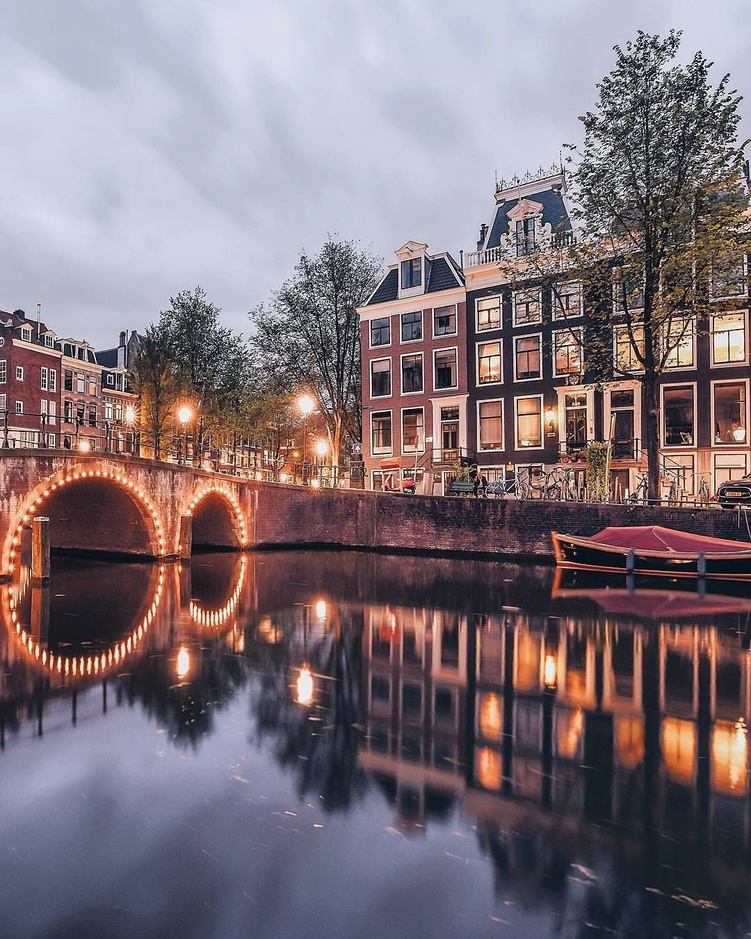
#> input picture img5.jpg, 751 x 939 px, shrunk from 1080 x 1350 before the run
$ python main.py
#> lines starting #> are read from the running program, lines starting #| are printed output that depends on the picture; long printed decimals are rounded
import json
import numpy as np
from matplotlib import pyplot as plt
from skimage.transform import AffineTransform, warp
from skimage.io import imread, imshow, show
from skimage.exposure import histogram

settings= {
    'parameter_0':'img5.jpg',
    'parameter_1': -40, # shift x
    'parameter_2': -23, # shift y
    'parameter_3': 0.7, # scale x
    'parameter_4': 1.7, # scale y
    'parameter_5': 56, # angle of rotation
}

# пишем в файл
with open('settings.json', 'w') as fp:
     json.dump(settings, fp)

# читаем из файла
with open('settings.json') as json_file:
    json_data = json.load(json_file)

fig = plt.figure(figsize=(10, 5))

fig.add_subplot(2,2,1)
imshow(json_data['parameter_0'])

img = imread(json_data['parameter_0'])
#> img is the input picture: shape (939, 751, 3); mean R, G, B 126.3, 113.8, 120.8
tform = AffineTransform(scale=[json_data['parameter_3'],json_data['parameter_4']], rotation=json_data['parameter_5'], translation=[json_data['parameter_1'],json_data['parameter_2']])
print(type(tform))
new_img = warp(img, tform.inverse) # Деформируйте изображение в соответствии с заданным преобразованием координат.
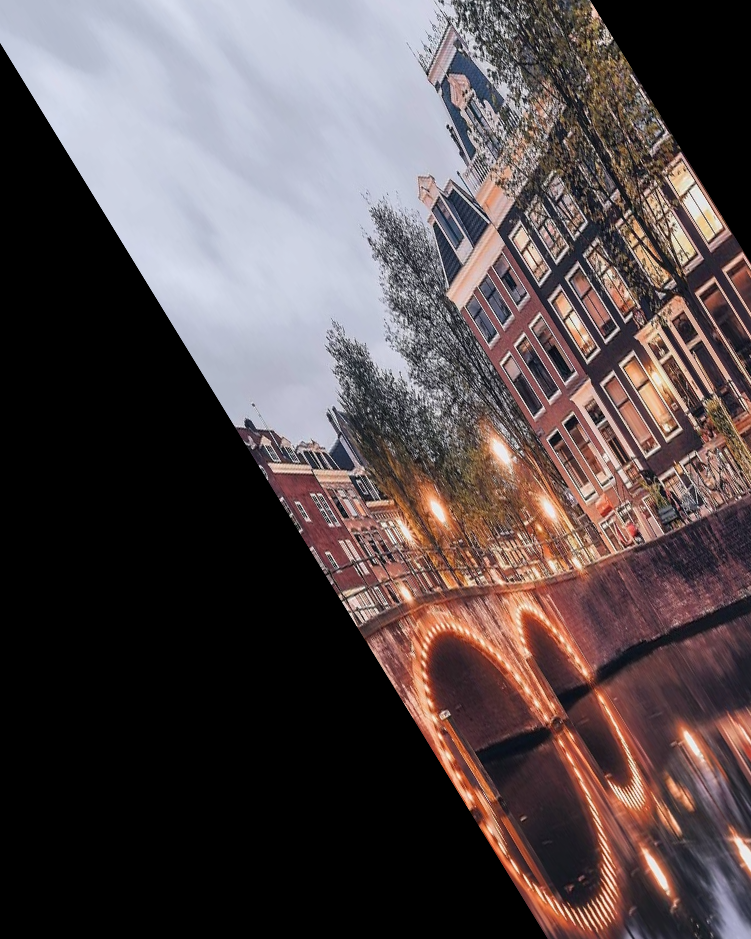
#> new_img: shape (939, 751, 3) float64; mean R, G, B 0.341, 0.298, 0.303
fig.add_subplot(2,2,2)
print(new_img[1,1,:])
#| [0.7216 0.749 0.8196]
new_img*=255
print(type(new_img.dtype))
#| <class 'numpy.dtypes.Float64DType'>
imshow(new_img.astype(np.uint8))

hist_red_num_1, bins_red_num_1 = histogram(img[:,:,0])
#> hist_red_num_1 = 256 values, max 12003 at index 201, min 147 at index 2, mean 2754.6; bins_red_num_1 = 256 values from 0 to 255
hist_green_num_1, bins_green_num_1 = histogram(img[:,:,1])
#> hist_green_num_1 = 256 values, max 12308 at index 208, min 105 at index 248, mean 2754.6; bins_green_num_1 = 256 values from 0 to 255
hist_blue_num_1, bins_blue_num_1 = histogram(img[:,:,2])
#> hist_blue_num_1 = 256 values, max 13027 at index 224, min 56 at index 254, mean 2754.6; bins_blue_num_1 = 256 values from 0 to 255
fig.add_subplot(2,2,3)
plt.ylabel('число отсчетов')
plt.xlabel('значение яркости')
plt.title('Гистограмма распределения яркостей по каждому каналу')
plt.plot(bins_green_num_1,hist_green_num_1, color='green', linestyle = '-', linewidth=1)
plt.plot(bins_red_num_1,hist_red_num_1, color='red', linestyle = '-', linewidth=1)
plt.plot(bins_blue_num_1,hist_blue_num_1, color='blue', linestyle = '-', linewidth=1)
plt.legend(['green','red','blue'])

hist_red_num_1, bins_red_num_1 = histogram(new_img[:,:,0])
#> hist_red_num_1 = 256 values, max 266228 at index 0, min 10 at index 2, mean 2754.6; bins_red_num_1 = 256 values from 0.498 to 254.5
hist_green_num_1, bins_green_num_1 = histogram(new_img[:,:,1])
#> hist_green_num_1 = 256 values, max 266240 at index 0, min 1 at index 255, mean 2754.6; bins_green_num_1 = 256 values from 0.495 to 253
hist_blue_num_1, bins_blue_num_1 = histogram(new_img[:,:,2])
#> hist_blue_num_1 = 256 values, max 266254 at index 0, min 1 at index 252, mean 2754.6; bins_blue_num_1 = 256 values from 0.497 to 254
fig.add_subplot(2,2,4)
plt.ylabel('число отсчетов')
plt.xlabel('значение яркости')
plt.title('Гистограмма распределения яркостей по каждому каналу')
plt.plot(bins_green_num_1,hist_green_num_1, color='green', linestyle = '-', linewidth=1)
plt.plot(bins_red_num_1,hist_red_num_1, color='red', linestyle = '-', linewidth=1)
plt.plot(bins_blue_num_1,hist_blue_num_1, color='blue', linestyle = '-', linewidth=1)
plt.legend(['green','red','blue'])

plt.tight_layout(pad=0.4, w_pad=0.5, h_pad=3.0)

show()
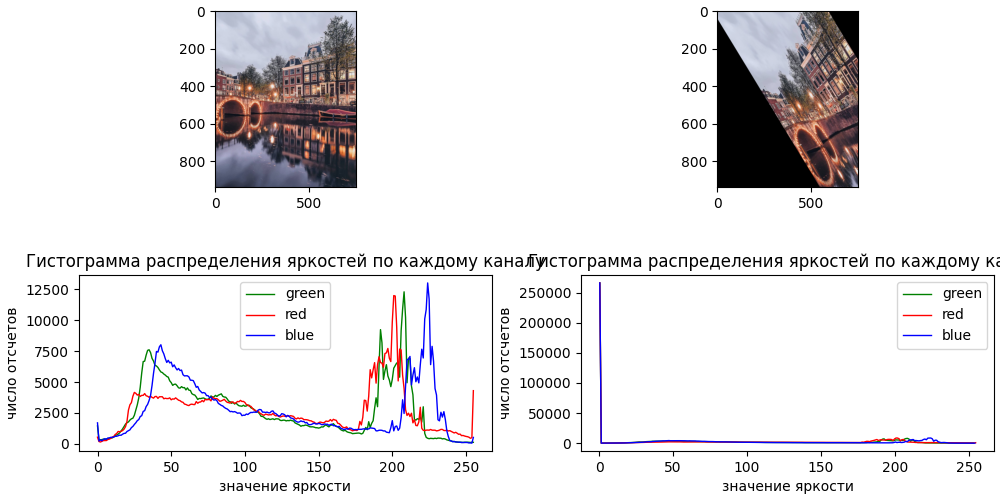
#> figure drawn by matplotlib, 4 panels; panel 3: curve peaks at x = 208, y = 12308; panel 3: curve peaks at x = 201, y = 12003; panel 3: curve peaks at x = 224, y = 13027; panel 4: curve peaks at x = 0.495, y = 266240

$ run again, with img2.jpg copied over img5.jpg
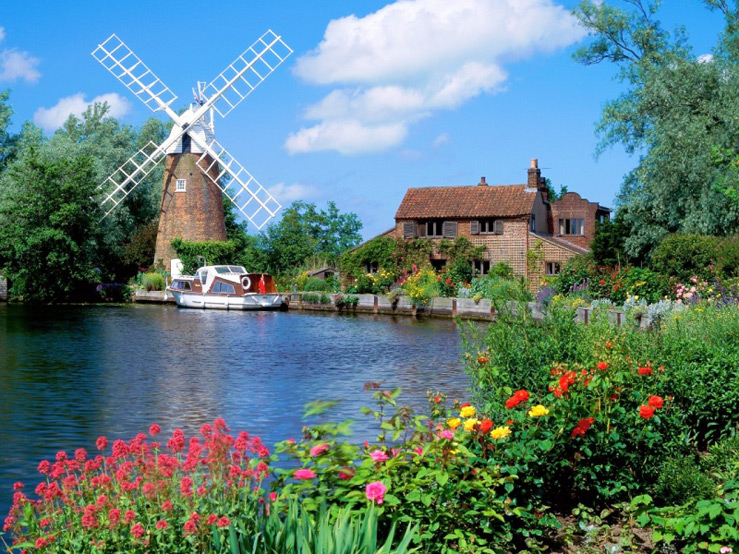
#> input picture img2.jpg, 739 x 554 px
#> img is the input picture: shape (554, 739, 3); mean R, G, B 95.1, 125.2, 123.6
#> `new_img = warp(img, tform.inverse)`:
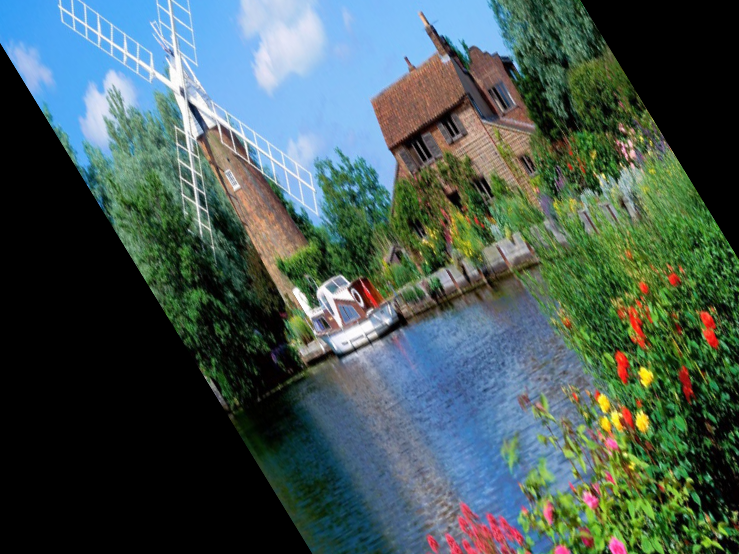
#> new_img: shape (554, 739, 3) float64; mean R, G, B 0.274, 0.349, 0.333
#| [0.2015  0.6172 0.9544]
#| <class 'numpy.dtypes.Float64DType'>
#> `hist_red_num_1, bins_red_num_1 = histogram(img[:,:,0])`: hist_red_num_1 = 256 values, max 5750 at index 0, min 236 at index 253, mean 1599.2; bins_red_num_1 = 256 values from 0 to 255
#> `hist_green_num_1, bins_green_num_1 = histogram(img[:,:,1])`: hist_green_num_1 = 256 values, max 3732 at index 168, min 178 at index 250, mean 1599.2; bins_green_num_1 = 256 values from 0 to 255
#> `hist_blue_num_1, bins_blue_num_1 = histogram(img[:,:,2])`: hist_blue_num_1 = 256 values, max 11990 at index 248, min 199 at index 216, mean 1599.2; bins_blue_num_1 = 256 values from 0 to 255
#> `hist_red_num_1, bins_red_num_1 = histogram(new_img[:,:,0])`: hist_red_num_1 = 256 values, max 101842 at index 0, min 101 at index 239, mean 1599.2; bins_red_num_1 = 256 values from 0.498 to 254.5
#> `hist_green_num_1, bins_green_num_1 = histogram(new_img[:,:,1])`: hist_green_num_1 = 256 values, max 101627 at index 0, min 103 at index 233, mean 1599.2; bins_green_num_1 = 256 values from 0.498 to 254.5
#> `hist_blue_num_1, bins_blue_num_1 = histogram(new_img[:,:,2])`: hist_blue_num_1 = 256 values, max 103284 at index 0, min 132 at index 213, mean 1599.2; bins_blue_num_1 = 256 values from 0.498 to 254.5
#> `show()`:
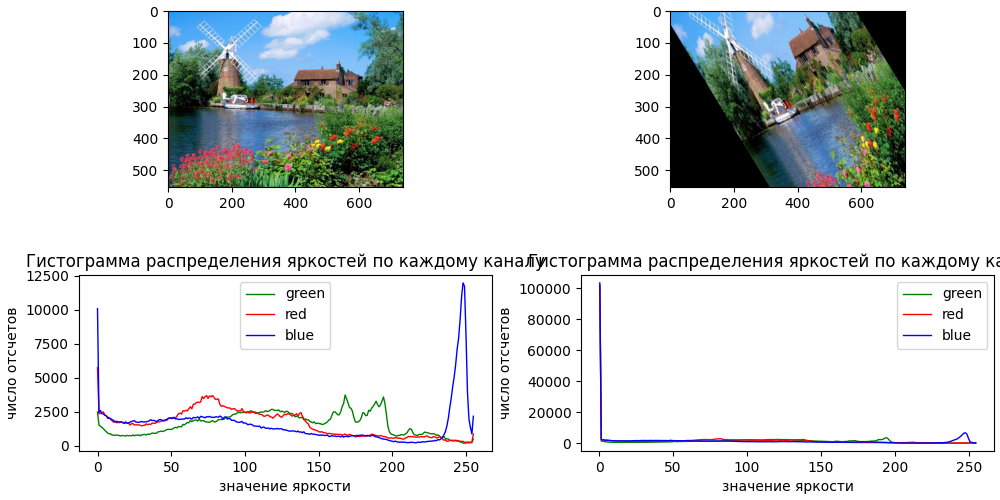
#> figure drawn by matplotlib, 4 panels; panel 3: curve peaks at x = 168, y = 3732; panel 3: curve peaks at x = 0, y = 5750; panel 3: curve peaks at x = 248, y = 11990; panel 4: curve peaks at x = 0.498, y = 101627

$ run again, with img3.jpg copied over img5.jpg
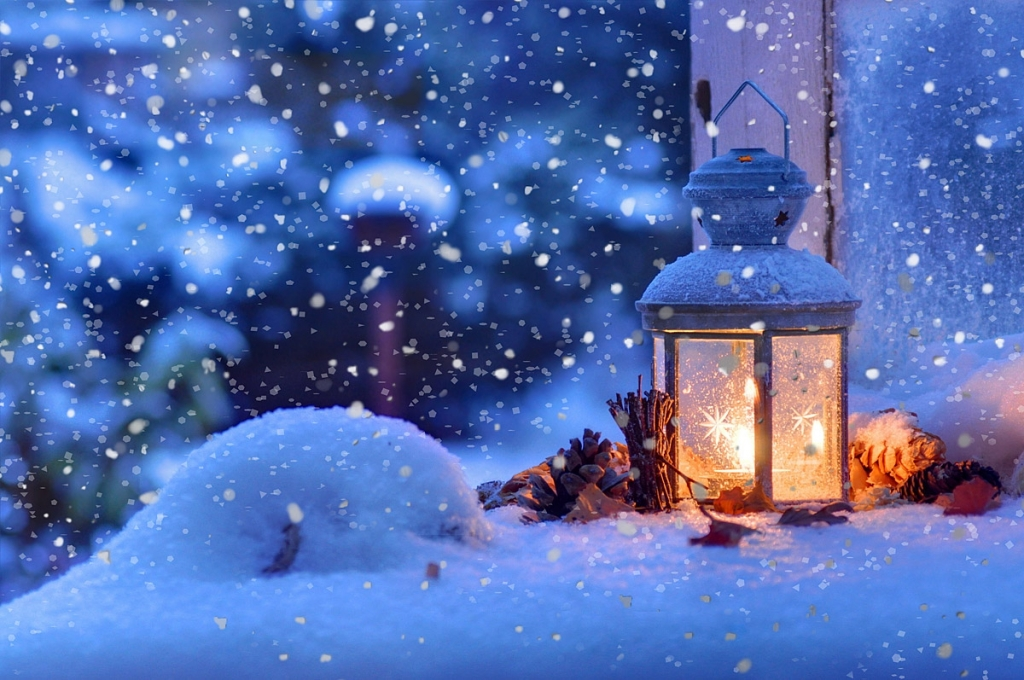
#> input picture img3.jpg, 1024 x 680 px
#> img is the input picture: shape (680, 1024, 3); mean R, G, B 83.9, 108.2, 174
#> `new_img = warp(img, tform.inverse)`:
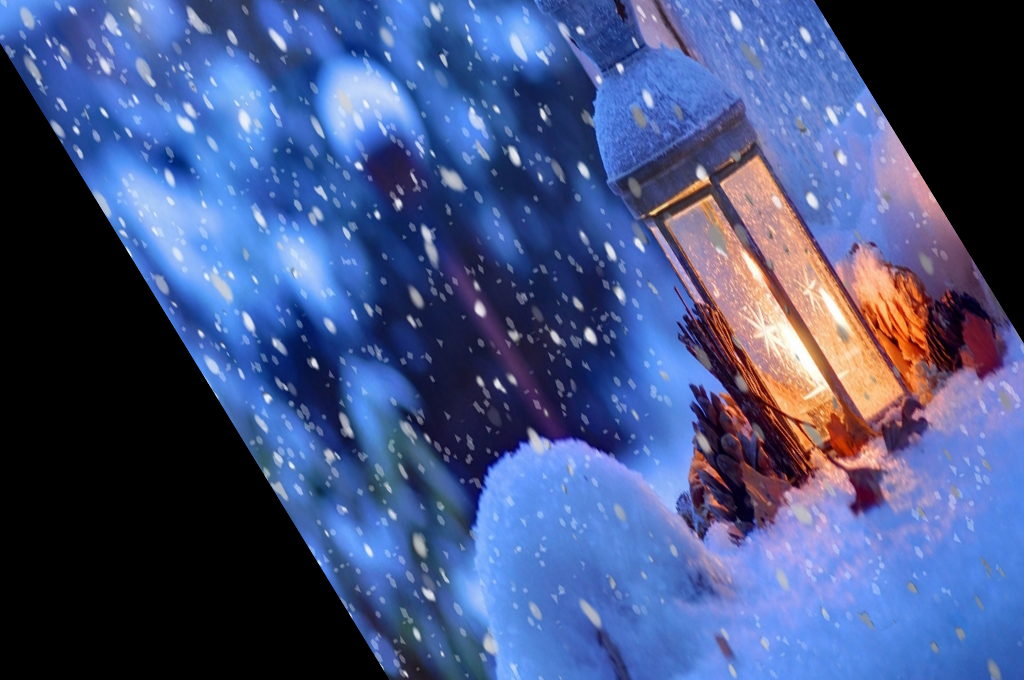
#> new_img: shape (680, 1024, 3) float64; mean R, G, B 0.268, 0.326, 0.508
#| [0.5424 0.7287 0.9982]
#| <class 'numpy.dtypes.Float64DType'>
#> `hist_red_num_1, bins_red_num_1 = histogram(img[:,:,0])`: hist_red_num_1 = 256 values, max 7587 at index 71, min 62 at index 1, mean 2720; bins_red_num_1 = 256 values from 0 to 255
#> `hist_green_num_1, bins_green_num_1 = histogram(img[:,:,1])`: hist_green_num_1 = 256 values, max 8191 at index 135, min 40 at index 248, mean 2720; bins_green_num_1 = 256 values from 0 to 255
#> `hist_blue_num_1, bins_blue_num_1 = histogram(img[:,:,2])`: hist_blue_num_1 = 256 values, max 7470 at index 251, min 100 at index 2, mean 2720; bins_blue_num_1 = 256 values from 0 to 255
#> `hist_red_num_1, bins_red_num_1 = histogram(new_img[:,:,0])`: hist_red_num_1 = 256 values, max 159844 at index 0, min 67 at index 1, mean 2720; bins_red_num_1 = 256 values from 0.498 to 254.5
#> `hist_green_num_1, bins_green_num_1 = histogram(new_img[:,:,1])`: hist_green_num_1 = 256 values, max 160972 at index 0, min 48 at index 243, mean 2720; bins_green_num_1 = 256 values from 0.498 to 254.5
#> `hist_blue_num_1, bins_blue_num_1 = histogram(new_img[:,:,2])`: hist_blue_num_1 = 256 values, max 160078 at index 0, min 146 at index 1, mean 2720; bins_blue_num_1 = 256 values from 0.498 to 254.5
#> `show()`:
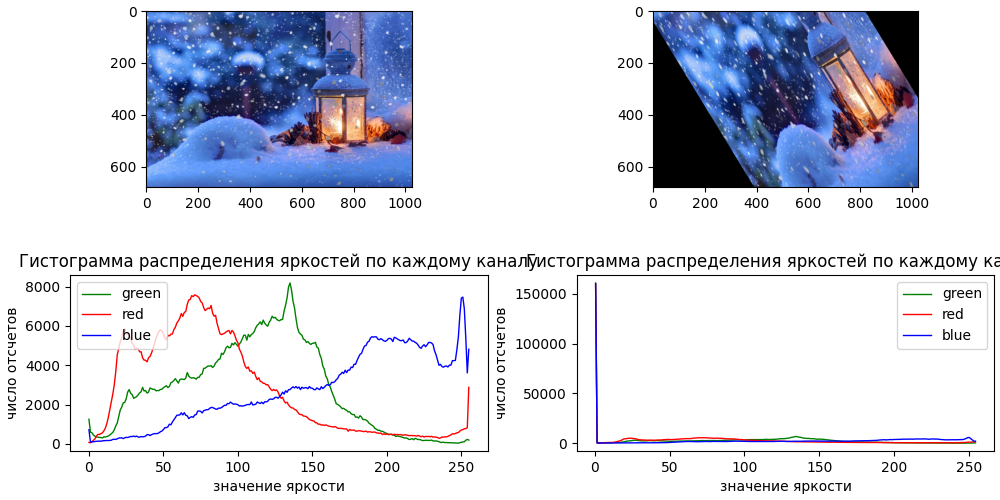
#> figure drawn by matplotlib, 4 panels; panel 3: curve peaks at x = 135, y = 8191; panel 3: curve peaks at x = 71, y = 7587; panel 3: curve peaks at x = 251, y = 7470; panel 4: curve peaks at x = 0.498, y = 160972

$ run again, with img4.jpg copied over img5.jpg
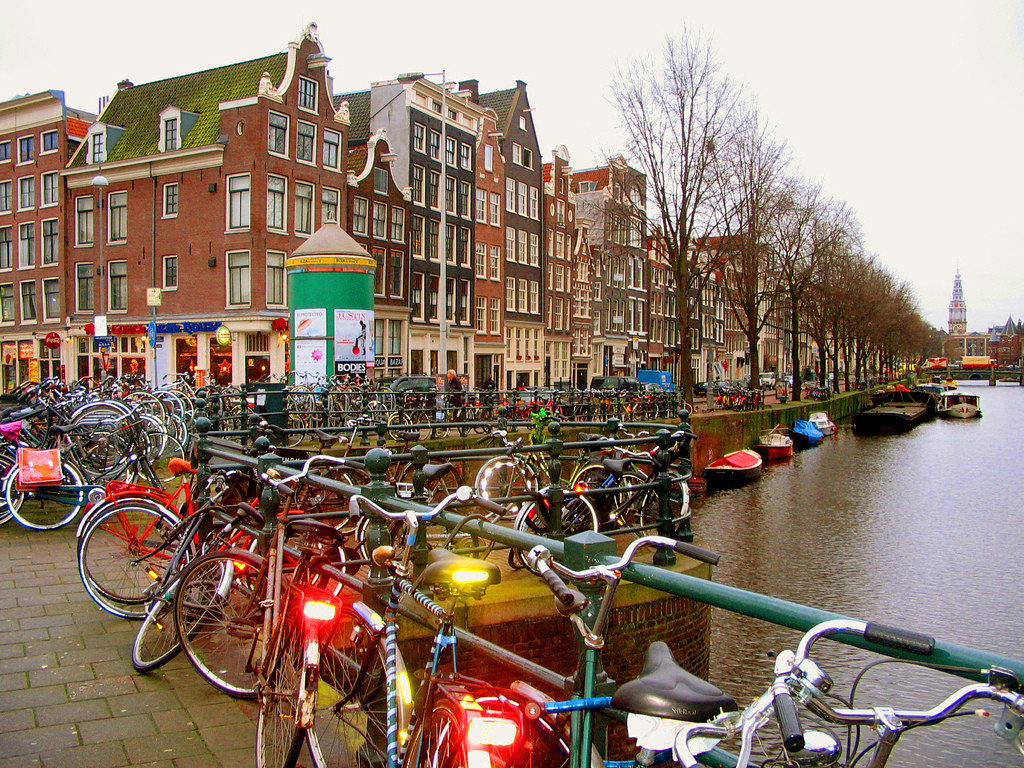
#> input picture img4.jpg, 1024 x 768 px
#> img is the input picture: shape (768, 1024, 3); mean R, G, B 145.5, 126.2, 111.2
#> `new_img = warp(img, tform.inverse)`:
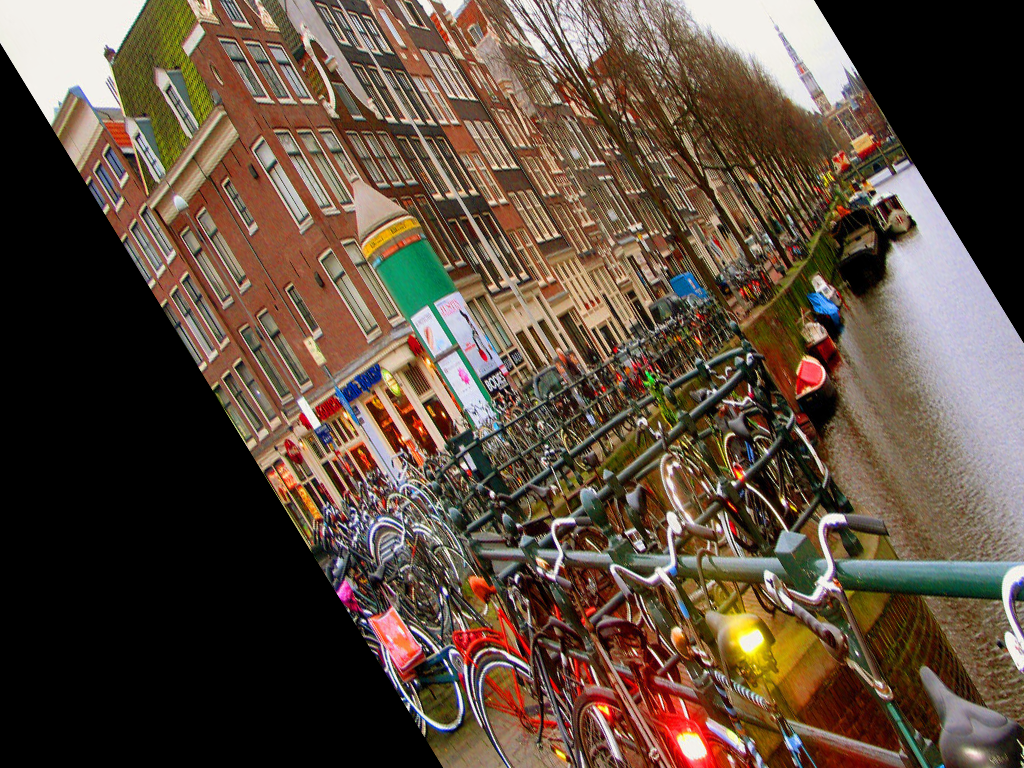
#> new_img: shape (768, 1024, 3) float64; mean R, G, B 0.367, 0.3, 0.246
#| [0.9529 0.9412 0.9216]
#| <class 'numpy.dtypes.Float64DType'>
#> `hist_red_num_1, bins_red_num_1 = histogram(img[:,:,0])`: hist_red_num_1 = 256 values, max 107656 at index 244, min 877 at index 2, mean 3072; bins_red_num_1 = 256 values from 0 to 255
#> `hist_green_num_1, bins_green_num_1 = histogram(img[:,:,1])`: hist_green_num_1 = 256 values, max 107584 at index 241, min 522 at index 254, mean 3072; bins_green_num_1 = 256 values from 0 to 255
#> `hist_blue_num_1, bins_blue_num_1 = histogram(img[:,:,2])`: hist_blue_num_1 = 256 values, max 106857 at index 236, min 289 at index 254, mean 3072; bins_blue_num_1 = 256 values from 0 to 255
#> `hist_red_num_1, bins_red_num_1 = histogram(new_img[:,:,0])`: hist_red_num_1 = 256 values, max 198166 at index 0, min 622 at index 254, mean 3072; bins_red_num_1 = 256 values from 0.498 to 254.5
#> `hist_green_num_1, bins_green_num_1 = histogram(new_img[:,:,1])`: hist_green_num_1 = 256 values, max 198818 at index 0, min 55 at index 255, mean 3072; bins_green_num_1 = 256 values from 0.498 to 254.5
#> `hist_blue_num_1, bins_blue_num_1 = histogram(new_img[:,:,2])`: hist_blue_num_1 = 256 values, max 204754 at index 0, min 46 at index 254, mean 3072; bins_blue_num_1 = 256 values from 0.498 to 254.5
#> `show()`:
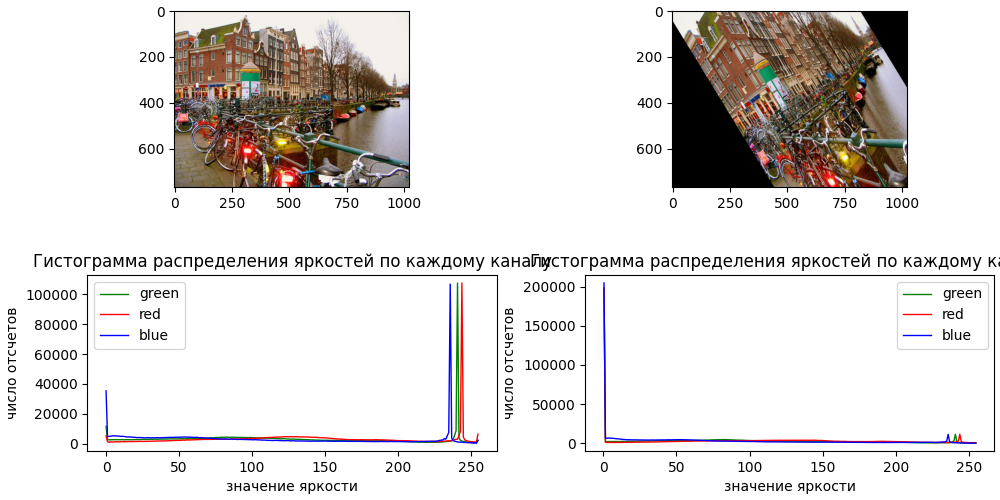
#> figure drawn by matplotlib, 4 panels; panel 3: curve peaks at x = 241, y = 107584; panel 3: curve peaks at x = 244, y = 107656; panel 3: curve peaks at x = 236, y = 106857; panel 4: curve peaks at x = 0.498, y = 198818
